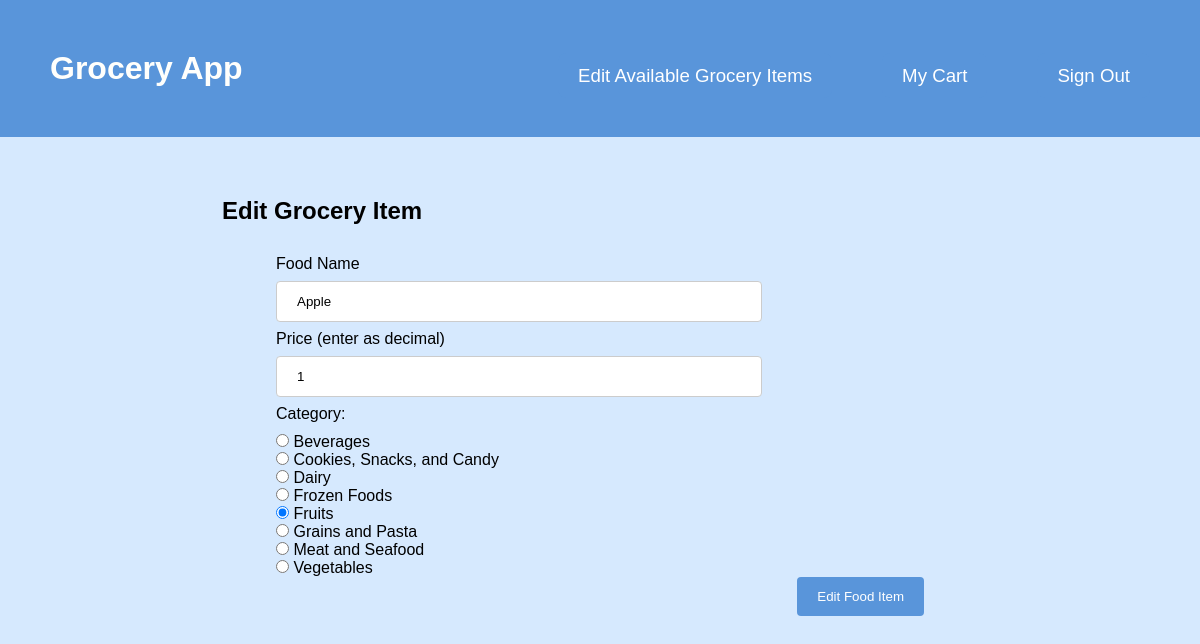
Page /GroceryApp/editItemPage.php?foodID=1 (signed in) on the committed database.
### tables this page shows
CREATE TABLE FoodItem (
	foodID INTEGER PRIMARY KEY,
	foodName TEXT NOT NULL,
	price REAL NOT NULL CHECK(price > 0.0),
	category TEXT NOT NULL,
	FOREIGN KEY (category) references Category(name) on update cascade on delete cascade
);

CREATE TABLE Category (
	name TEXT NOT NULL PRIMARY KEY,
	description TEXT
);

### GroceryApp/editItemPage.php (the view, shortened to what this page needs)
<!DOCTYPE html>
<html>
<?php
$foodID = $_GET['foodID'];
$db_file = './myDB/grocery.db';
try {
    $db = new PDO('sqlite:' . $db_file);
    $db->setAttribute(PDO::ATTR_ERRMODE, PDO::ERRMODE_EXCEPTION);
	$stmt = $db->prepare("select * from fooditem where foodID = ?");
	$stmt->execute([$foodID]);
	$tuple = $stmt->fetch(PDO::FETCH_ASSOC);
	$foodName = $tuple['foodName'];
	$price = $tuple['price'];
	$category = $tuple['category'];
}
catch(PDOException $e){
	die('Exception : '.$e->getMessage());
}
?>
	<head>
		<link rel="stylesheet" href="styles.css" />
	</head>
	<body>
		<div class="page">
			<header class="menu-container">
				<h1 class="logo">
					<a class="logo-link" href="./index.php">Grocery App</a>
				</h1>
				<nav class="menu">
					<?php
						if($_SESSION['userType'] == "Admin"){
							echo '<li><a class="nav-link" href="editAvailableItems.php">Edit Available Grocery Items</a></li>';
						}
					?>
					<li><a class="nav-link" href="./groceryList.php">My Cart</a></li>
					<li><a class="nav-link" href="./signOut.php">Sign Out</a></li>
				</nav>
			</header>
			<article class="content">
				<header class="title">
					<h2>Edit Grocery Item</h2>
				</header>
				<form
					class="groceryForm"
					method="post"
					action="editItem.php?foodID=<?php echo "$foodID"; ?>"
				>
					<label for="foodName">Food Name</label>
					<input
						class="textInput"
						type="text"
						name="foodName"
						value= "<?php echo "$foodName"; ?>"
						pattern="^[a-zA-Z_ ]*${1,}"
						required
					/>
					<label for="price">Price (enter as decimal)</label>
					<input
						class="textInput"
						type="text"
						name="price"
						value= "<?php echo "$price"; ?>"
						pattern="^[+-]?[0-9]{1,3}(?:,?[0-9]{3})*\.[0-9]{1,2}$"
						required
					/>
					<div>Category:</div><hr style="height:10px; visibility:hidden;" />
					<?php
                        $db_file = './myDB/grocery.db';
                        try {
                            $db = new PDO('sqlite:' . $db_file);
                            $db->setAttribute(PDO::ATTR_ERRMODE, PDO::ERRMODE_EXCEPTION);
                            $qry = "select * from category order by name;";
                            $result_set = $db->query($qry);
                            $checked = "";
                            foreach($result_set as $tuple){
                            	if ($category == $tuple['name']){
                            		$checked = "checked";
                            	}
                                echo '<div><input type="radio" name="category" value="'.$tuple['name'].'" '.$checked.' required>
                                	<label for="'.$tuple['name'].'"> '.$tuple['name'].'</label></div>';
                                if ($category == $tuple['name']){
                            		$checked = "";
                            	}
                            }
                        }
                        catch(PDOException $e) {
                            die('Exception : '.$e->getMessage());
                        }
					?>
					<input type="submit" value="Edit Food Item" />
				</form>
			</article>
		</div>
	</body>
</html>

### GroceryApp/styles.css (style rules this page uses)
:root { --header-color: #5995da; --header-font: #fff; --header-hover: #5d6063; --header-dropdown-background: #b2d6ff; --background-color: #d6e9fe; --body-font: #fffffc; --pop-of-green: #b9f5d8; --pop-of-blue: #08a4bd; }
* { margin: 0; padding: 0; box-sizing: border-box; font-family: "Franklin Gothic Medium", "Arial Narrow", Arial, sans-serif; }
body { min-height: 100vh; display: flex; background-color: var(--background-color); flex-direction: column; }
.page { height: 100%; }
.menu-container { color: var(--header-font); background-color: var(--header-color); padding: 20px 0; display: flex; justify-content: space-between; width: 100%; padding: 50px; }
.menu { margin-top: 15px; width: 60%; display: flex; align-items: center; justify-content: right; }
.menu > li { display: inline; margin-right: 50px; }
.menu > li:last-of-type { margin-right: 0; }
.nav-link:link, .nav-link:visited { background-color: var(--header-color); color: var(--header-font); padding: 12px 20px; transition-duration: 0.4s; box-shadow: none; border: none; border-radius: 8px; cursor: pointer; align-self: flex-end; font-size: 14pt; text-decoration: none; font-family: "Gill Sans", "Gill Sans MT", Calibri, "Trebuchet MS", sans-serif; }
.logo-link:link, .logo-link:visited { color: var(--body-font); text-decoration: none; font-family: "Gill Sans", "Gill Sans MT", Calibri, "Trebuchet MS", sans-serif; }
.content { display: block; margin: 5%; }
.title { display: block; margin-left: 10%; padding-left: 5%; padding-bottom: 10px; }
.groceryForm { margin: 20px 0; display: block; margin-left: auto; margin-right: auto; width: 60%; }
.groceryForm > label { display: block; }
.groceryForm > input[type="text"] { width: 75%; padding: 12px 20px; margin: 8px 0; display: inline-block; border: 1px solid #ccc; border-radius: 4px; box-sizing: border-box; }
.groceryForm > input[type="submit"] { background-color: var(--header-color); color: var(--header-font); padding: 12px 20px; border: none; border-radius: 4px; cursor: pointer; float: right; }

### rows in the picture
fooditem: foodName "Apple", price "1"
category: name "Beverages"
category: name "Cookies, Snacks, and Candy"
category: name "Dairy"
category: name "Frozen Foods"
category: name "Fruits"
category: name "Grains and Pasta"
category: name "Meat and Seafood"
category: name "Vegetables"
